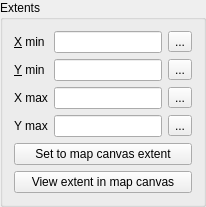
        <widget class="QgsCollapsibleGroupBoxBasic" name="mExtentsCheckBox">
         <property name="focusPolicy">
          <enum>Qt::StrongFocus</enum>
         </property>
         <property name="title">
          <string>Extents</string>
         </property>
         <property name="syncGroup" stdset="0">
          <string notr="true">composeritem</string>
         </property>
         <property name="collapsed" stdset="0">
          <bool>false</bool>
         </property>
         <layout class="QGridLayout" name="gridLayout">
          <item row="0" column="0">
           <widget class="QLabel" name="mXMinLabel">
            <property name="enabled">
             <bool>true</bool>
            </property>
            <property name="text">
             <string>&amp;X min</string>
            </property>
            <property name="wordWrap">
             <bool>false</bool>
            </property>
            <property name="buddy">
             <cstring>mXMinLineEdit</cstring>
            </property>
           </widget>
          </item>
          <item row="0" column="1">
           <layout class="QHBoxLayout" name="horizontalLayout">
            <item>
             <widget class="QLineEdit" name="mXMinLineEdit"/>
            </item>
            <item>
             <widget class="QgsDataDefinedButton" name="mXMinDDBtn">
              <property name="text">
               <string>...</string>
              </property>
             </widget>
            </item>
           </layout>
          </item>
          <item row="1" column="0">
           <widget class="QLabel" name="mYMinLabel">
            <property name="text">
             <string>&amp;Y min</string>
            </property>
            <property name="wordWrap">
             <bool>false</bool>
            </property>
            <property name="buddy">
             <cstring>mYMinLineEdit</cstring>
            </property>
           </widget>
          </item>
          <item row="1" column="1">
           <layout class="QHBoxLayout" name="horizontalLayout_3">
            <item>
             <widget class="QLineEdit" name="mYMinLineEdit"/>
            </item>
            <item>
             <widget class="QgsDataDefinedButton" name="mYMinDDBtn">
              <property name="text">
               <string>...</string>
              </property>
             </widget>
            </item>
           </layout>
          </item>
          <item row="2" column="0">
           <widget class="QLabel" name="mXMaxLabel">
            <property name="text">
             <string>X max</string>
            </property>
            <property name="wordWrap">
             <bool>false</bool>
            </property>
            <property name="buddy">
             <cstring>mXMaxLineEdit</cstring>
            </property>
           </widget>
          </item>
          <item row="2" column="1">
           <layout class="QHBoxLayout" name="horizontalLayout_4">
            <item>
             <widget class="QLineEdit" name="mXMaxLineEdit"/>
            </item>
            <item>
             <widget class="QgsDataDefinedButton" name="mXMaxDDBtn">
              <property name="text">
               <string>...</string>
              </property>
             </widget>
            </item>
           </layout>
          </item>
          <item row="3" column="0">
           <widget class="QLabel" name="mYMaxLabel">
            <property name="text">
             <string>Y max</string>
            </property>
            <property name="wordWrap">
             <bool>false</bool>
            </property>
            <property name="buddy">
             <cstring>mYMaxLineEdit</cstring>
            </property>
           </widget>
          </item>
          <item row="3" column="1">
           <layout class="QHBoxLayout" name="horizontalLayout_5">
            <item>
             <widget class="QLineEdit" name="mYMaxLineEdit"/>
            </item>
            <item>
             <widget class="QgsDataDefinedButton" name="mYMaxDDBtn">
              <property name="text">
               <string>...</string>
              </property>
             </widget>
            </item>
           </layout>
          </item>
          <item row="4" column="0" colspan="2">
           <widget class="QPushButton" name="mSetToMapCanvasExtentButton">
            <property name="text">
             <string>Set to map canvas extent</string>
            </property>
           </widget>
          </item>
          <item row="5" column="0" colspan="2">
           <widget class="QPushButton" name="mViewExtentInCanvasButton">
            <property name="text">
             <string>View extent in map canvas</string>
            </property>
           </widget>
          </item>
         </layout>
        </widget>
